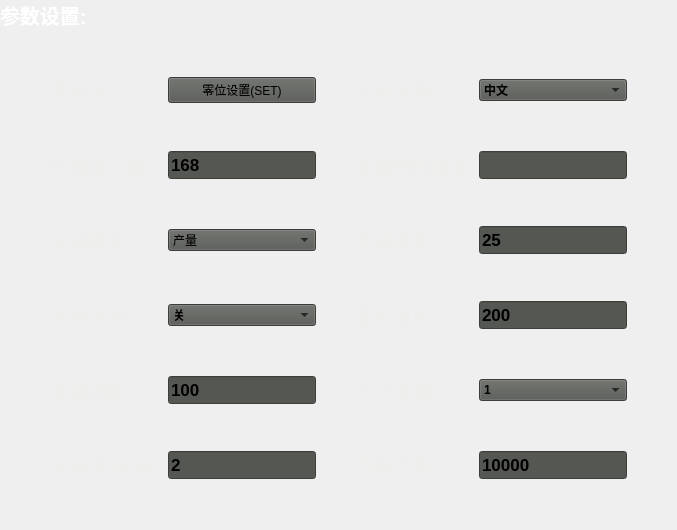
<?xml version="1.0" encoding="UTF-8"?>
<ui version="4.0">
 <class>Frm_parameterSettings</class>
 <widget class="QWidget" name="Frm_parameterSettings">
  <property name="geometry">
   <rect>
    <x>0</x>
    <y>0</y>
    <width>677</width>
    <height>530</height>
   </rect>
  </property>
  <property name="windowTitle">
   <string>Form</string>
  </property>
  <property name="styleSheet">
   <string notr="true"/>
  </property>
  <layout class="QGridLayout" name="gridLayout" rowstretch="0,1">
   <property name="leftMargin">
    <number>0</number>
   </property>
   <property name="topMargin">
    <number>0</number>
   </property>
   <property name="rightMargin">
    <number>0</number>
   </property>
   <property name="bottomMargin">
    <number>0</number>
   </property>
   <property name="spacing">
    <number>0</number>
   </property>
   <item row="0" column="0" colspan="2">
    <widget class="QLabel" name="label">
     <property name="font">
      <font>
       <pointsize>15</pointsize>
       <weight>75</weight>
       <bold>true</bold>
      </font>
     </property>
     <property name="styleSheet">
      <string notr="true">color: rgb(255, 255, 255);</string>
     </property>
     <property name="text">
      <string>参数设置:</string>
     </property>
    </widget>
   </item>
   <item row="1" column="0" colspan="2">
    <widget class="QWidget" name="widget" native="true">
     <property name="styleSheet">
      <string notr="true">QLineEdit:focus,QComboBox:focus,  QDoubleSpinBox:focus{
border-width:4px;
border-radius:10px;
border-color: rgb(222, 89, 89);
background-color: rgb(222, 89, 89);
}
QPushButton,QLineEdit,QComboBox,  QDoubleSpinBox{
background-color: rgb(85, 87, 83);
}
QPushButton#m_edtZeroing:focus{
border-width:4px;
border-radius:10px;
background-color: rgb(222, 89, 89);
}</string>
     </property>
     <layout class="QGridLayout" name="gridLayout_2">
      <property name="leftMargin">
       <number>50</number>
      </property>
      <property name="topMargin">
       <number>0</number>
      </property>
      <property name="rightMargin">
       <number>50</number>
      </property>
      <property name="bottomMargin">
       <number>0</number>
      </property>
      <property name="horizontalSpacing">
       <number>10</number>
      </property>
      <property name="verticalSpacing">
       <number>0</number>
      </property>
      <item row="4" column="3">
       <widget class="QLabel" name="label_22">
        <property name="font">
         <font>
          <pointsize>14</pointsize>
          <weight>75</weight>
          <bold>true</bold>
         </font>
        </property>
        <property name="styleSheet">
         <string notr="true">color: rgb(238, 238, 236);</string>
        </property>
        <property name="text">
         <string>最大速度</string>
        </property>
       </widget>
      </item>
      <item row="0" column="3">
       <widget class="QLabel" name="label_16">
        <property name="font">
         <font>
          <pointsize>14</pointsize>
          <weight>75</weight>
          <bold>true</bold>
         </font>
        </property>
        <property name="styleSheet">
         <string notr="true">color: rgb(238, 238, 236);</string>
        </property>
        <property name="text">
         <string>语言设置</string>
        </property>
       </widget>
      </item>
      <item row="4" column="0">
       <widget class="QLabel" name="label_7">
        <property name="font">
         <font>
          <pointsize>14</pointsize>
          <weight>75</weight>
          <bold>true</bold>
         </font>
        </property>
        <property name="styleSheet">
         <string notr="true">color: rgb(238, 238, 236);</string>
        </property>
        <property name="text">
         <string>自动加油</string>
        </property>
       </widget>
      </item>
      <item row="7" column="3">
       <widget class="QLabel" name="label_26">
        <property name="font">
         <font>
          <pointsize>14</pointsize>
          <weight>75</weight>
          <bold>true</bold>
         </font>
        </property>
        <property name="styleSheet">
         <string notr="true">color: rgb(238, 238, 236);</string>
        </property>
        <property name="text">
         <string>目标产量</string>
        </property>
       </widget>
      </item>
      <item row="6" column="1">
       <widget class="QLineEdit" name="m_edtOilFre">
        <property name="font">
         <font>
          <pointsize>13</pointsize>
          <weight>75</weight>
          <bold>true</bold>
         </font>
        </property>
        <property name="styleSheet">
         <string notr="true"/>
        </property>
        <property name="text">
         <string>100</string>
        </property>
        <property name="alignment">
         <set>Qt::AlignLeading|Qt::AlignLeft|Qt::AlignVCenter</set>
        </property>
       </widget>
      </item>
      <item row="4" column="1">
       <widget class="QComboBox" name="m_edtOilEnable">
        <property name="font">
         <font>
          <weight>75</weight>
          <bold>true</bold>
         </font>
        </property>
        <property name="styleSheet">
         <string notr="true"/>
        </property>
        <item>
         <property name="text">
          <string>关</string>
         </property>
        </item>
        <item>
         <property name="text">
          <string>开</string>
         </property>
        </item>
       </widget>
      </item>
      <item row="2" column="0">
       <widget class="QLabel" name="label_4">
        <property name="font">
         <font>
          <pointsize>14</pointsize>
          <weight>75</weight>
          <bold>true</bold>
         </font>
        </property>
        <property name="styleSheet">
         <string notr="true">color: rgb(238, 238, 236);</string>
        </property>
        <property name="text">
         <string>针筒总针数</string>
        </property>
       </widget>
      </item>
      <item row="7" column="1">
       <widget class="QLineEdit" name="m_edtOilKeep">
        <property name="font">
         <font>
          <pointsize>13</pointsize>
          <weight>75</weight>
          <bold>true</bold>
         </font>
        </property>
        <property name="styleSheet">
         <string notr="true"/>
        </property>
        <property name="text">
         <string>2</string>
        </property>
        <property name="alignment">
         <set>Qt::AlignLeading|Qt::AlignLeft|Qt::AlignVCenter</set>
        </property>
       </widget>
      </item>
      <item row="3" column="4">
       <widget class="QLineEdit" name="m_edtJog">
        <property name="font">
         <font>
          <pointsize>13</pointsize>
          <weight>75</weight>
          <bold>true</bold>
         </font>
        </property>
        <property name="styleSheet">
         <string notr="true"/>
        </property>
        <property name="text">
         <string>25</string>
        </property>
        <property name="alignment">
         <set>Qt::AlignLeading|Qt::AlignLeft|Qt::AlignVCenter</set>
        </property>
       </widget>
      </item>
      <item row="3" column="1">
       <widget class="QComboBox" name="m_edtOilMode">
        <property name="styleSheet">
         <string notr="true"/>
        </property>
        <item>
         <property name="text">
          <string>产量</string>
         </property>
        </item>
        <item>
         <property name="text">
          <string>时间</string>
         </property>
        </item>
       </widget>
      </item>
      <item row="0" column="2">
       <spacer name="horizontalSpacer_2">
        <property name="orientation">
         <enum>Qt::Horizontal</enum>
        </property>
        <property name="sizeHint" stdset="0">
         <size>
          <width>40</width>
          <height>20</height>
         </size>
        </property>
       </spacer>
      </item>
      <item row="2" column="3">
       <widget class="QLabel" name="label_19">
        <property name="font">
         <font>
          <pointsize>14</pointsize>
          <weight>75</weight>
          <bold>true</bold>
         </font>
        </property>
        <property name="styleSheet">
         <string notr="true">color: rgb(238, 238, 236);</string>
        </property>
        <property name="text">
         <string>系统时间设置</string>
        </property>
       </widget>
      </item>
      <item row="2" column="1">
       <widget class="QLineEdit" name="m_edtNeedl">
        <property name="font">
         <font>
          <pointsize>13</pointsize>
          <weight>75</weight>
          <bold>true</bold>
         </font>
        </property>
        <property name="styleSheet">
         <string notr="true"/>
        </property>
        <property name="text">
         <string>168</string>
        </property>
        <property name="alignment">
         <set>Qt::AlignLeading|Qt::AlignLeft|Qt::AlignVCenter</set>
        </property>
       </widget>
      </item>
      <item row="2" column="4">
       <widget class="QLineEdit" name="m_edtSysTime">
        <property name="font">
         <font>
          <pointsize>13</pointsize>
          <weight>75</weight>
          <bold>true</bold>
         </font>
        </property>
        <property name="styleSheet">
         <string notr="true"/>
        </property>
        <property name="text">
         <string/>
        </property>
        <property name="alignment">
         <set>Qt::AlignLeading|Qt::AlignLeft|Qt::AlignVCenter</set>
        </property>
        <property name="readOnly">
         <bool>true</bool>
        </property>
       </widget>
      </item>
      <item row="7" column="4">
       <widget class="QLineEdit" name="m_edtOutput">
        <property name="font">
         <font>
          <pointsize>13</pointsize>
          <weight>75</weight>
          <bold>true</bold>
         </font>
        </property>
        <property name="styleSheet">
         <string notr="true"/>
        </property>
        <property name="text">
         <string>10000</string>
        </property>
        <property name="alignment">
         <set>Qt::AlignLeading|Qt::AlignLeft|Qt::AlignVCenter</set>
        </property>
       </widget>
      </item>
      <item row="0" column="1">
       <widget class="QPushButton" name="m_edtZeroing">
        <property name="styleSheet">
         <string notr="true"/>
        </property>
        <property name="text">
         <string>零位设置(SET)</string>
        </property>
       </widget>
      </item>
      <item row="6" column="3">
       <widget class="QLabel" name="label_24">
        <property name="font">
         <font>
          <pointsize>14</pointsize>
          <weight>75</weight>
          <bold>true</bold>
         </font>
        </property>
        <property name="styleSheet">
         <string notr="true">color: rgb(238, 238, 236);</string>
        </property>
        <property name="text">
         <string>尺寸设置</string>
        </property>
       </widget>
      </item>
      <item row="3" column="3">
       <widget class="QLabel" name="label_21">
        <property name="font">
         <font>
          <pointsize>14</pointsize>
          <weight>75</weight>
          <bold>true</bold>
         </font>
        </property>
        <property name="styleSheet">
         <string notr="true">color: rgb(238, 238, 236);</string>
        </property>
        <property name="text">
         <string>点动速度</string>
        </property>
       </widget>
      </item>
      <item row="0" column="0">
       <widget class="QLabel" name="label_2">
        <property name="font">
         <font>
          <pointsize>14</pointsize>
          <weight>75</weight>
          <bold>true</bold>
         </font>
        </property>
        <property name="styleSheet">
         <string notr="true">color: rgb(238, 238, 236);</string>
        </property>
        <property name="text">
         <string>零针位</string>
        </property>
       </widget>
      </item>
      <item row="3" column="0">
       <widget class="QLabel" name="label_14">
        <property name="font">
         <font>
          <pointsize>14</pointsize>
          <weight>75</weight>
          <bold>true</bold>
         </font>
        </property>
        <property name="styleSheet">
         <string notr="true">color: rgb(238, 238, 236);</string>
        </property>
        <property name="text">
         <string>加油模式：</string>
        </property>
       </widget>
      </item>
      <item row="4" column="4">
       <widget class="QLineEdit" name="m_edtMaxSpeed">
        <property name="font">
         <font>
          <pointsize>13</pointsize>
          <weight>75</weight>
          <bold>true</bold>
         </font>
        </property>
        <property name="styleSheet">
         <string notr="true"/>
        </property>
        <property name="text">
         <string>200</string>
        </property>
        <property name="alignment">
         <set>Qt::AlignLeading|Qt::AlignLeft|Qt::AlignVCenter</set>
        </property>
       </widget>
      </item>
      <item row="0" column="4">
       <widget class="QComboBox" name="m_edtLanguage">
        <property name="font">
         <font>
          <weight>75</weight>
          <bold>true</bold>
         </font>
        </property>
        <property name="styleSheet">
         <string notr="true"/>
        </property>
        <item>
         <property name="text">
          <string>中文</string>
         </property>
        </item>
        <item>
         <property name="text">
          <string>英语</string>
         </property>
        </item>
       </widget>
      </item>
      <item row="7" column="0">
       <widget class="QLabel" name="label_12">
        <property name="font">
         <font>
          <pointsize>14</pointsize>
          <weight>75</weight>
          <bold>true</bold>
         </font>
        </property>
        <property name="styleSheet">
         <string notr="true">color: rgb(238, 238, 236);</string>
        </property>
        <property name="text">
         <string>加油保持(秒)</string>
        </property>
       </widget>
      </item>
      <item row="6" column="0">
       <widget class="QLabel" name="label_10">
        <property name="font">
         <font>
          <pointsize>14</pointsize>
          <weight>75</weight>
          <bold>true</bold>
         </font>
        </property>
        <property name="styleSheet">
         <string notr="true">color: rgb(238, 238, 236);</string>
        </property>
        <property name="text">
         <string>加油间隔</string>
        </property>
       </widget>
      </item>
      <item row="6" column="4">
       <widget class="QComboBox" name="m_edtSize">
        <property name="font">
         <font>
          <weight>75</weight>
          <bold>true</bold>
         </font>
        </property>
        <property name="styleSheet">
         <string notr="true"/>
        </property>
        <item>
         <property name="text">
          <string>1</string>
         </property>
        </item>
        <item>
         <property name="text">
          <string>2</string>
         </property>
        </item>
        <item>
         <property name="text">
          <string>3</string>
         </property>
        </item>
        <item>
         <property name="text">
          <string>4</string>
         </property>
        </item>
        <item>
         <property name="text">
          <string>5</string>
         </property>
        </item>
        <item>
         <property name="text">
          <string>6</string>
         </property>
        </item>
        <item>
         <property name="text">
          <string>7</string>
         </property>
        </item>
        <item>
         <property name="text">
          <string>8</string>
         </property>
        </item>
       </widget>
      </item>
     </layout>
    </widget>
   </item>
  </layout>
 </widget>
 <resources/>
 <connections/>
</ui>
